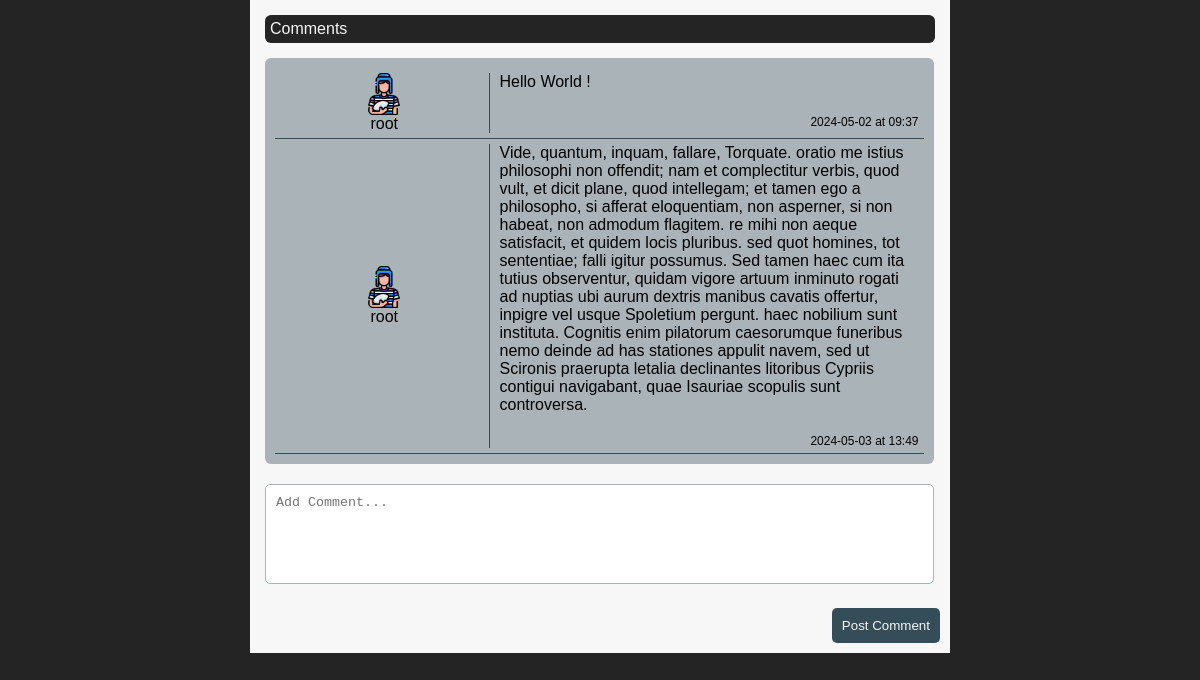
/fora/club/challenge-cup/sharks-clermont-2024-05-04/, run on the app's committed database.
### fora/models.py (models this page shows)
class tchat_match_comment(models.Model) :
    user = models.ForeignKey(User, on_delete=models.CASCADE)
    thread = models.ForeignKey(threads, on_delete=models.CASCADE, default=None)
    content = models.TextField()
    date = models.DateTimeField(auto_now_add=True)

### fora/views.py (the view)
# urls.py: path('<slug_type>/<slug_category>/<slug_thread>/', views.threads_, name = 'threads_'),
def threads_(request, slug_type, slug_category, slug_thread) :
    match_ = up_match.objects.get(slug=slug_thread)
    thread_ = threads.objects.get(match=match_)
    comments = tchat_match_comment.objects.filter(thread=thread_).order_by('date')
    today_date = datetime.now().date()
    yesterday_date = today_date - timedelta(days=1)
    context = {
        "comments": comments,
        "today_date": today_date,
        "yesterday_date": yesterday_date,
        "slug_category": slug_category,
        "slug_thread": slug_thread,
    }
    return render(request, "thread.html", context)

### fora/templates/thread.html (shortened to what this page needs)
{% load static %}
<!DOCTYPE html>
<html lang="en">
	<head>
		<link rel="stylesheet" type="text/css" href="{% static 'CSS/headerFooter.css' %}">
		<link rel="stylesheet" type="text/css" href="{% static 'CSS/fora/thread.css' %}">
	</head>
    <body>
        <div class="container-page">
            <div class="page">
                    <div class="container-banner">
                        <div class="banner">
                            Comments
                        </div>
                    </div>
                    <div class="space-com">
                        <div class="comments" id="comment-list">
                            {% if comments %}
                                {% for comment in comments %}
                                    <div class="grid-comment">
                                        <div class="username">
                                            <img src="{% static 'IMG/joueurRugby.png' %}" alt="">
                                            {{ comment.user.username }}
                                        </div>
                                        <div class="com-content">
                                            {{ comment.content }}
                                        </div>
                                        <div class="com-date">
                                            {% if yesterday_date|date:"Y-m-d" == comment.date|date:"Y-m-d" %}
                                                Yesterday at {{ comment.date|time:"H:i" }}
                                            {% elif today_date|date:"Y-m-d" == comment.date|date:"Y-m-d" %}
                                                {{ comment.date|time:"H:i" }}
                                            {% else %}
                                                {{ comment.date|date:"Y-m-d" }} at {{ comment.date|time:"H:i" }}
                                            {% endif %}
                                        </div>
                                    </div>
                                {% endfor %}
                            {% else %}
                                <p id="no-comments-msg"> No comments available for this match.</p>
                            {% endif %}
                        </div>
                        <form id="comment-form" data-url="{% url 'add_comment' slug_category=slug_category slug_thread=slug_thread %}">
                            <textarea id="comment-content" name="content" placeholder="Add Comment..." required></textarea><br>
                            <div class="container-input">
                                <input type="submit" value="Post Comment">
                            </div>
                        </form>
                    </div>
            </div>
        </div>
    </body>
</html>

### static/CSS/headerFooter.css (style rules this page uses)
* { margin:0; padding:0; box-sizing: border-box; }
body { background-color: #242424; font-family: sans-serif; }

### static/CSS/fora/thread.css (style rules this page uses)
.container-page { display: flex; justify-content: center; }
.page { width: 700px; background-color: #F7F7F7; }
.container-banner { display: flex; justify-content: center; align-items: center; margin: 10px; }
.banner { margin: 5px; padding: 5px; width: 100%; background-color: #242424; color: #F7F7F7; border-radius: 6px; }
.space-com { display: flex; flex-direction: column; }
.comments { margin-left: 15px; width: 95.5%; padding: 10px; background-color: #A9B3B8; color: black; border-radius: 6px; }
.grid-comment { display: grid; grid-template-columns: 0.5fr 1fr; column-gap: 10px; padding: 5px; border-bottom: 1px solid #344D59; }
.username { grid-column: 1; grid-row: 1 / span 2; border-right: 1px solid #344D59; display: flex; flex-direction: column; justify-content: center; align-items: center; }
.username img { width: 20%; }
.com-date { grid-column: 2; grid-row: 2; margin-top: 20px; font-size: 12px; display: flex; justify-content: flex-end; }
.com-content { font-size: 16px; }
#comment-content { width: 95.5%; height: 100px; margin-top: 20px; margin-left: 15px; padding: 10px; border: 1px solid #A9B3B8; border-radius: 5px; resize: none; box-sizing: border-box; margin-bottom: 10px; }
.container-input { display: flex; justify-content: right; margin: 10px; }
input[type="submit"] { background-color: #344D59; color: #F7F7F7; border-radius: 5px; padding: 10px; border: none; cursor: pointer; }

### data on the page
tchat_match_comment: user.username "root", content "Hello World !", date "2024-05-02", date "09:37"
tchat_match_comment: user.username "root", content "Vide, quantum, inquam, fallare, Torquate. oratio me istius philosophi non offendit; nam et complectitur verbis, quod vult, et dicit plane, quod intellegam; et tamen ego a philosopho, si afferat eloquentiam, non asperner, si non habeat, non admodum flagitem. re mihi non aeque satisfacit, et quidem locis pluribus. sed quot homines, tot sententiae; falli igitur possumus. Sed tamen haec cum ita tutius observentur, quidam vigore artuum inminuto rogati ad nuptias ubi aurum dextris manibus cavatis offertur, inpigre vel usque Spoletium pergunt. haec nobilium sunt instituta. Cognitis enim pilatorum caesorumque funeribus nemo deinde ad has stationes appulit navem, sed ut Scironis praerupta letalia…", date "2024-05-03", date "13:49"
